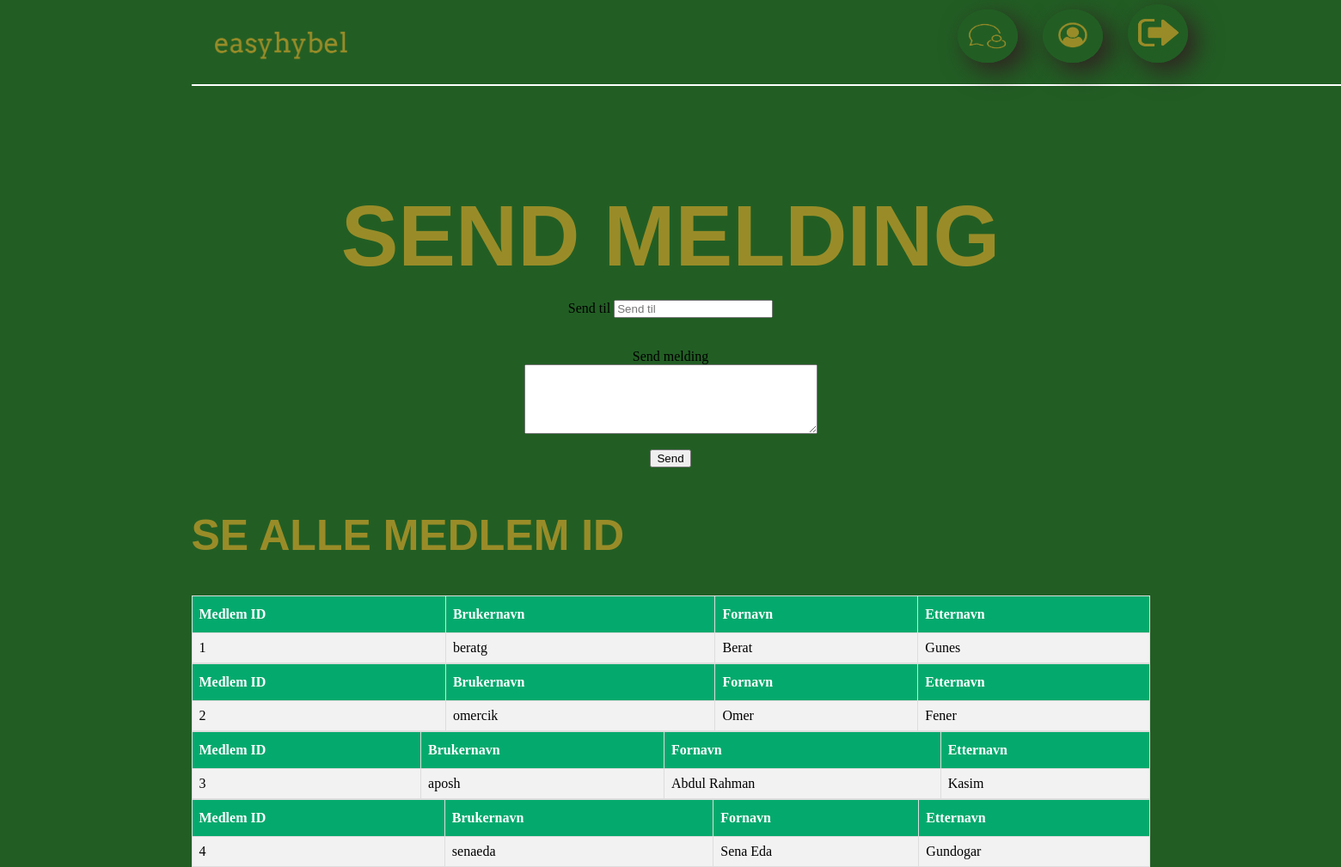
Before: /www/views/sendMeldish.php (signed in) with the older database file.
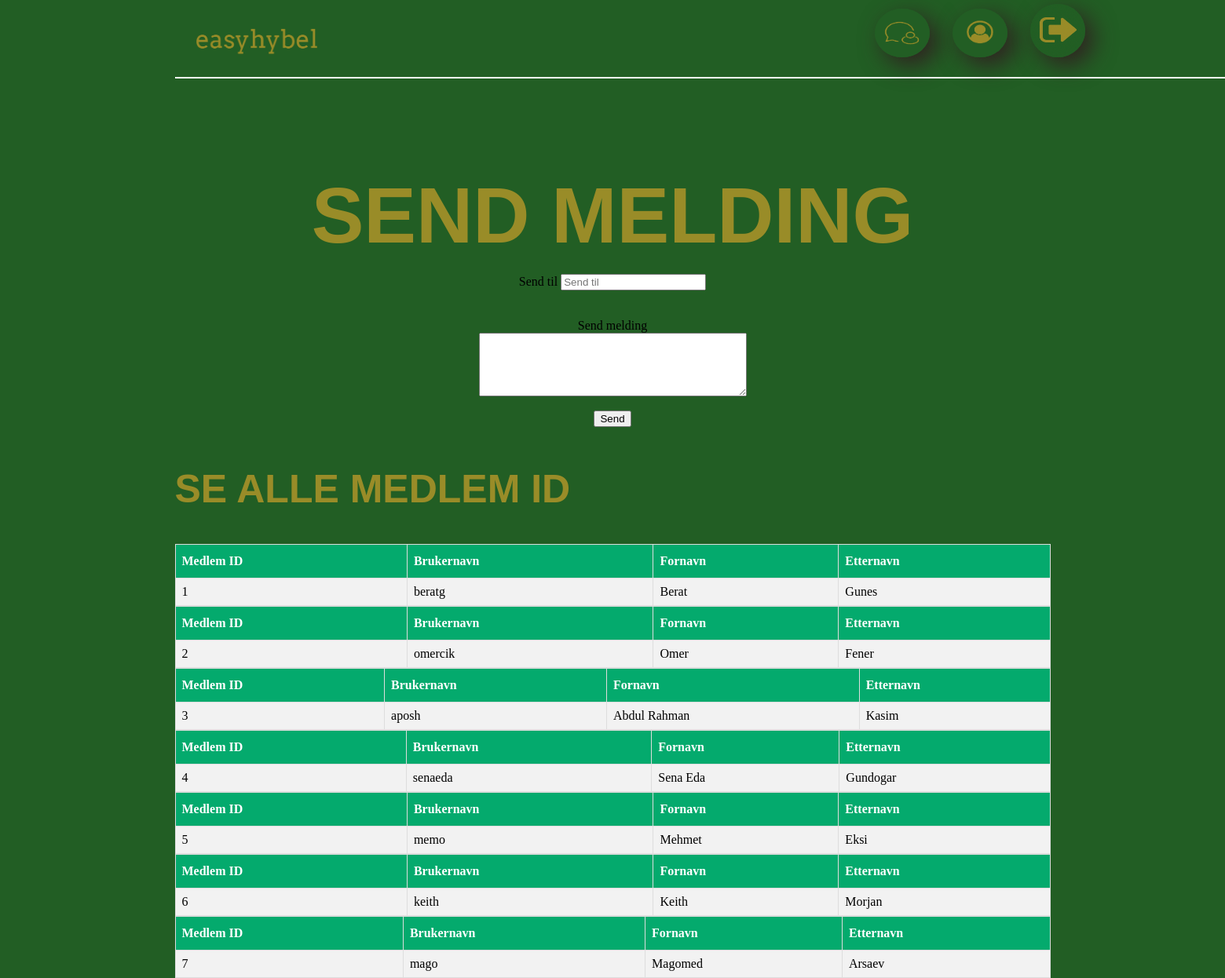
After: the same page with the newer database file.
### tables this page shows
CREATE TABLE Medlem
        (
            Medlem_ID              SMALLINT UNIQUE AUTO_INCREMENT,
            Fornavn                 VARCHAR(30)     NOT NULL,
            Etternavn               VARCHAR(30)     NOT NULL,
            Brukernavn              VARCHAR(50)     NOT NULL,
            Mobilnummer             INTEGER         NOT NULL,
            Epost                   VARCHAR(255)    NOT NULL,
            Passord                 VARCHAR(255)    NOT NULL,
            Adresse                 VARCHAR(100)     NOT NULL,
            Postnummer              SMALLINT        NOT NULL,
            CONSTRAINT PRIMARY KEY (Medlem_ID)
        );

### www/views/sendMeldish.php (the view, shortened to what this page needs)
<html>
    <body>
        <?php
        include "header.php";
        include "../main/sendMelding.php";
        ?>
        <form method="post" action="">
            <h1>SEND MELDING</h1>
            <label for="medlem">Send til</label>
            <input type="number" id="medlem" name="Medlem_ID" placeholder="Send til"><br><br><br>
            <label for= "melding">Send melding</label><br>
            <textarea name="textarea" rows="5" cols="40"></textarea>
            <br><br>
            <input type="submit"  name="send" value="Send">
        </form>
        <H2>SE ALLE MEDLEM ID</H2>
<?php
require_once "../../includes/db.inc.php";
$sql2 ="SELECT Medlem_ID, Brukernavn, Fornavn, Etternavn FROM Medlem";
$spørring2= $pdo->prepare($sql2);
$spørring2->execute();
$medlemid = $spørring2->fetchAll(PDO::FETCH_ASSOC);
foreach ($medlemid as $medlemid){
       echo "<table border'1'>";
       echo "<tr>";
       echo "<th>Medlem ID</th>";
       echo "<th>Brukernavn</th>";
       echo "<th>Fornavn</th>";
       echo "<th>Etternavn</th>";
       echo "</tr>";
       echo "<tr>";
       echo "<td>".$medlemid['Medlem_ID']."</td>";
       echo "<td>".$medlemid['Brukernavn']."</td>";
       echo "<td>".$medlemid['Fornavn']."</td>";
       echo "<td>".$medlemid['Etternavn']."</td>";
       echo "</tr>";
       echo "</table>";
}
?>

Changed rows visible on the page:
added medlem: Medlem_ID "5", Brukernavn "memo", Fornavn "Mehmet", Etternavn "Eksi"
added medlem: Medlem_ID "6", Brukernavn "keith", Fornavn "Keith", Etternavn "Morjan"
added medlem: Medlem_ID "7", Brukernavn "mago", Fornavn "Magomed", Etternavn "Arsaev"
